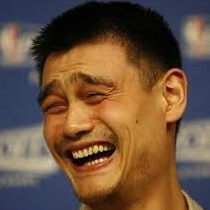
#> input picture Code/RC_reorder/images/YaoMing.jpg, 210 x 210 px
$ python model.py
#> lines starting #> are read from the running program, lines starting #| are printed output that depends on the picture
### Code/RC_reorder/processing.py
# -*- coding: utf-8 -*-
"""
@Time    : 2019/4/12 19:41
@Author  : QuYue
@File    : processing.py
@Software: PyCharm
Introduction: Processings for images or matrices.
"""
#%% Import Packages
import matplotlib.image as mpimg
import matplotlib.pyplot as plt
import numpy as np
#%% Functions
# [4 lines left out: function rgb2gray, not called in this run]

def shuffle(image, axis=0, seed=None):
    """
    Shuffle one axis of the image.
    Parameters
    ---------
        image: ndarray
            The image which need to be shuffled.
        axis: int
            The axis, which need to be shuffled, of the image (default:0).
        seed: float
            The random seed (default:None).
    Returns
    ---------
        new_image: ndarray
            The image which has been shuffled.
        index: list
            The new order in which the axis is disrupted.
    """
    # shuffle the image
    np.random.seed(seed=seed) # set the random seed
    index = np.arange(image.shape[axis])
    np.random.shuffle(index)
    # axis change
    image = image.swapaxes(axis, 0) # change the choosen axis to the first axis
    new_image = image[index, ...]   # shuffle the choosen axis
    new_image = new_image.swapaxes(axis, 0) # change the axis back
    return new_image, index

# [25 lines left out: function shift, not called in this run]


#%% Main Function
# [29 lines that do not run on import are left out]

### Code/RC_reorder/model.py
# -*- coding: utf-8 -*-
"""
@Time    : 2019/4/13 14:38
@Author  : QuYue
@File    : model.py
@Software: PyCharm
Introduction: Models for matrices' rows and columns reordering.
"""
#%% Import Packages
import numpy as np
from numpy import linalg as la
#%% Models
class ImageReorder():
    # the image recorder algorithms
    def __init__(self, image):
        """
        A class for reordering images which have been shuffled.
        Parameters
        ---------
            image: ndarray
                The image for calculating fluency. The dimension of this tensor can be :
                    (4)image_num * channels * row(be shuffled) * column
                    (3)image_num * row(be shuffled) * column
                    (2)row(be shuffled) * column
        """
        image = self.check(image)
        self.image = image                # image(image_num * channels * row(be shuffled) * column)
        self.L = self.image.shape[2]      # the length of the shuffled axis

    def check(self, image):

        if len(image.shape) == 4:
            pass
        elif len(image.shape) == 3:
            image = image[:, np.newaxis, ...] # add channels' number
        elif len(image.shape) == 2:
            image = image[np.newaxis, np.newaxis, ...] # add images' and channels' number
        else:
            print('Please input the right image(image_num * channels * row(be shuffled) * column)')
            image = None
        return image

    def distance_cal(self, vector, matrix):
        # calculate the distances between the vector and every rows from the matrix (vector:(n,), matrix:(i, n))
        if len(matrix.shape) == 1:         # if matrix is a vector
            matrix = matrix[np.newaxis, :] # add an axis
        distance = np.sum((vector - matrix) ** 2, axis=1)
        return distance

    def update(self, flag='first'):
        # update the memory
        if len(self.unused) == 0: # if 'unused' has no element, which means that the reordering is over
            return None
        if flag == 'first': # find the closest row to the first row from the 'unused'
            dis = self.distance_cal(self.feature[self.used[0], :], self.feature[self.unused, :])
            ind = np.argmin(dis)
            self.memory[0], self.memory[2] = self.unused[ind], dis[ind] # update the memory
        elif flag == 'last': # find the closest row to the last row from the 'unused'
            dis = self.distance_cal(self.feature[self.used[-1], :], self.feature[self.unused, :])
            ind = np.argmin(dis)
            self.memory[1], self.memory[3] = self.unused[ind], dis[ind] # update the memory
        else:
            print("flag should be 'first' or 'last'.")

    def greed(self, seed=None):
        # greed algorithm
        np.random.seed(seed=seed)  # set the random seed
        self.used = []                    # used row
        self.unused = list(range(self.L)) # unused row
        first = np.random.randint(self.L) # choose one row randomly
        self.used.append(first)
        self.unused.remove(first)
        self.memory = [1, 1, 1, 1] # the memory is a list including 4 elements. To be more specific:
                                   # [the index of the closest row to 'first' ，the index of the closest row to 'last'，
                                   # the distance between 'first' and its closest row， the distance between 'last' and its closest row]
        self.update('first')
        self.update('last')
        first, last = self.used[0], self.used[-1] # the first row, the last row
        for i in range(self.L - 1):
            if self.memory[2] < self.memory[3]: # update the first row
                self.used.insert(0, self.memory[0])
                self.unused.remove(self.memory[0])
                self.update('first')
                first = self.used[0]
                if first == self.memory[1]:
                    self.update('last')
            else:
                self.used.append(self.memory[1]) # update the last row
                self.unused.remove(self.memory[1])
                self.update('last')
                last = self.used[-1]
                if last == self.memory[0]:
                    self.update('first')
        return self.used

    def svd_imsort(self, seed=None):
        # SVD image sort algorithm
        new_image, index = self.svd_greed(u_num=1, seed=seed)
        return new_image, index

    def svd_greed(self, u_num=3, seed=None):
        # SVD greed algorithm
        if u_num == 0:
            return self.image
        feature = []
        for img in self.image:
            img = np.hstack(img) # stack channels
            u, sigma, vt = la.svd(img)
            feature.append(u[:, :u_num])
        self.feature = np.hstack(feature)
        index = self.greed(seed)
        new_image = self.image[:, :, index, :]
        return new_image, index

    def direct_greed(self, seed=None):
        # directly greed algorithm
        self.feature = np.hstack(np.vstack(self.image))
        index = self.greed(seed)
        new_image = self.image[:, :, index, :]
        return new_image, index


#%% Main Function
if __name__ == '__main__':
    import matplotlib.pyplot as plt
    import matplotlib.image as mpimg
    import processing
    #%% Arguments
    path = './images/'
    file = ['YaoMing.jpg', 'Kim.jpg', 'Hanazawa.jpg'] # images for testing
    num = len(file)
    # %% Read images
    plt.figure(1, figsize=(num * 2, 8))
    images = []
    for i in range(num):
        img = mpimg.imread(path + file[i])
#> img is the input picture: shape (210, 210, 3); mean R, G, B 108.5, 82.3, 61.3
        images.append(img)
        plt.subplot(5, num, i+1)
        plt.imshow(img)
        plt.title(file[i].split('.')[0])
        plt.axis('off')
    #%% Shuffled
    images = np.array(images)
    images = images.transpose(0, 3, 1, 2)
    images, _ = processing.shuffle(images, 2)
    for i in range(num):
        img_s = images[i].transpose(1, 2, 0)
        plt.subplot(5, num, i+num+1)
        plt.imshow(img_s)
        plt.title('Shuffled')
        plt.axis('off')
#> this loop made 3 passes
#> pass 1, `img_s = images[i].transpose(1, 2, 0)`:
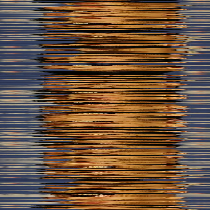
#> img_s: shape (210, 210, 3); mean of channels 0, 1, 2 108.5, 82.3, 61.3; drawn as R, G, B
    #%% SVD image sort
    reorder = ImageReorder(images)
    images_r0, _ = reorder.svd_imsort()
#> the loop in svd_greed, `for img in self.image:` made 3 passes
#> pass 1, in svd_greed, `u, sigma, vt = la.svd(img)`:
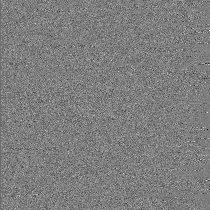
#> u: shape (210, 210) float64; min -0.509, max 0.518, mean -0.000308; drawn with min black and max white
#> pass 1, in svd_greed, `u, sigma, vt = la.svd(img)`:
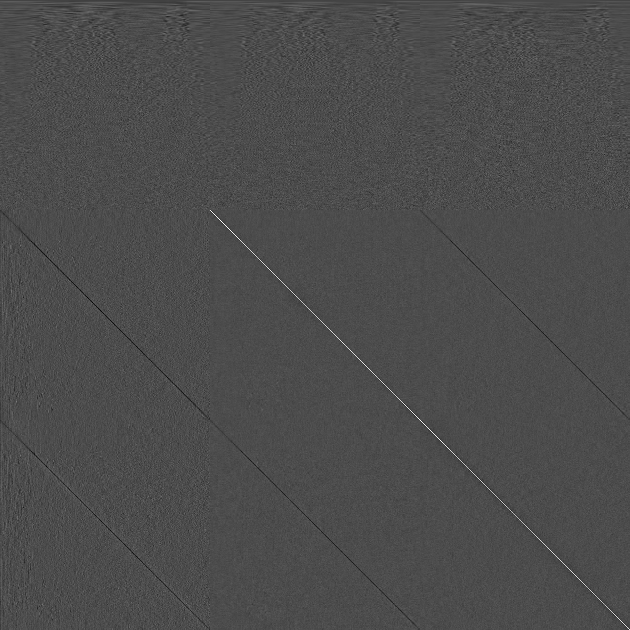
#> vt: shape (630, 630) float64; min -0.379, max 0.885, mean -8.08e-05; drawn with min black and max white
#> pass 2, in svd_greed, `img = np.hstack(img)`:
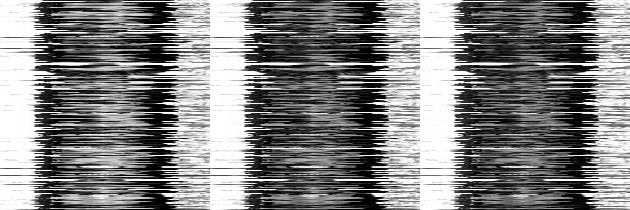
#> img: shape (210, 630); min 0, max 255, mean 129.6
#> after the loop in svd_greed, `for img in self.image:`: feature = 3 items
#> in svd_greed, `self.feature = np.hstack(feature)`: self.feature = 210 rows, first 8: [-0.05, -0.0649, -0.0685], [-0.0308, -0.0951, -0.0466], [-0.0559, -0.0643, -0.0722], [-0.0853, -0.0718, -0.0657], [-0.0801, -0.0697, -0.0701], [-0.0504, -0.0499, -0.0532], [-0.087, -0.0728, -0.0655], [-0.0844, -0.0742, -0.0928]
#> in distance_cal, `distance = np.sum((vector - matrix) ** 2, axis=1)`: distance = 209 values, max 0.00662 at index 174, min 3.37e-06 at index 24, mean 0.00316
#> in update, `dis = self.distance_cal(self.feature[self.used[0], :], self.feature[se..`: dis has the same summary as distance in distance_cal
#> in update, `ind = np.argmin(dis)`: ind = 24
#> the loop in greed, `for i in range(self.L - 1):` made 209 passes
#> first on passes 9 to 20: 30, 82, 112, 78, 28, 155, 73, 74, 103, 170, 31, 193
#> last on passes 1 to 6: 24, 180, 179, 1, 32, 64
#> after the loop in greed, `for i in range(self.L - 1):`: self.unused = []; self.used = 210 values, max 209 at index 39, min 0 at index 168, mean 104.5
#> in svd_greed, `index = self.greed(seed)`: index has the same summary as self.used in greed
#> in svd_imsort, `new_image, index = self.svd_greed(u_num=1, seed=seed)`: index has the same summary as self.used in greed
    for i in range(num):
        img_r = images_r0[i].transpose(1, 2, 0)
        plt.subplot(5, num, i+num*2+1)
        plt.imshow(img_r)
        plt.title('SVD imsort')
        plt.axis('off')
    #%% Directly greed
    images_r1, _ = reorder.direct_greed()
#> in direct_greed, `self.feature = np.hstack(np.vstack(self.image))`:
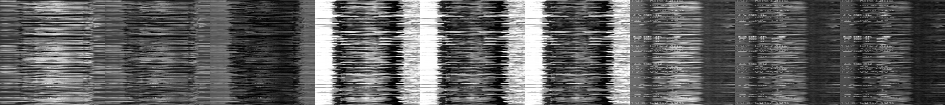
#> self.feature: shape (210, 1890) (shown at 1/2 size); min 0, max 255, mean 96.2
#> the loop in greed (call 2), `for i in range(self.L - 1):` made 209 passes
#> last on passes 2, 3, 4, 5, 6, 7, 8, 9, 10, 11, 12, 15: 160, 150, 159, 105, 110, 141, 85, 56, 151, 200, 70, 204
#> first on passes 13, 14, 34, 35, 36, 37: 182, 190, 69, 21, 4, 199
#> in direct_greed, `index = self.greed(seed)`: index = 210 values, max 209 at index 203, min 0 at index 41, mean 104.5
    for i in range(num):
        img_r = images_r1[i].transpose(1, 2, 0)
        plt.subplot(5, num, i+num*3+1)
        plt.imshow(img_r)
        plt.title('Direct greed')
        plt.axis('off')
    #%% SVD greed
    images_r2, _ = reorder.svd_greed(u_num=10)
#> call 2 of svd_greed, with u_num = 10
#> the loop in svd_greed (call 2), `for img in self.image:` made 3 passes
#> in svd_greed (call 2), `self.feature = np.hstack(feature)`:
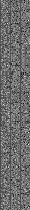
#> self.feature: shape (210, 30) float64; min -0.242, max 0.31, mean -0.00614; drawn with min black and max white
#> in svd_greed (call 2), `index = self.greed(seed)`: index = 210 values, max 209 at index 7, min 0 at index 167, mean 104.5
    for i in range(num):
        img_r = images_r2[i].transpose(1, 2, 0)
        plt.subplot(5, num, i+num*4+1)
        plt.imshow(img_r)
        plt.title('SVD greed')
        plt.axis('off')
#> this loop made 3 passes
#> pass 3, `img_r = images_r2[i].transpose(1, 2, 0)`:
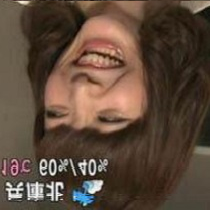
#> img_r: shape (210, 210, 3); mean of channels 0, 1, 2 93.2, 73.2, 58.8; drawn as R, G, B
    plt.show()
